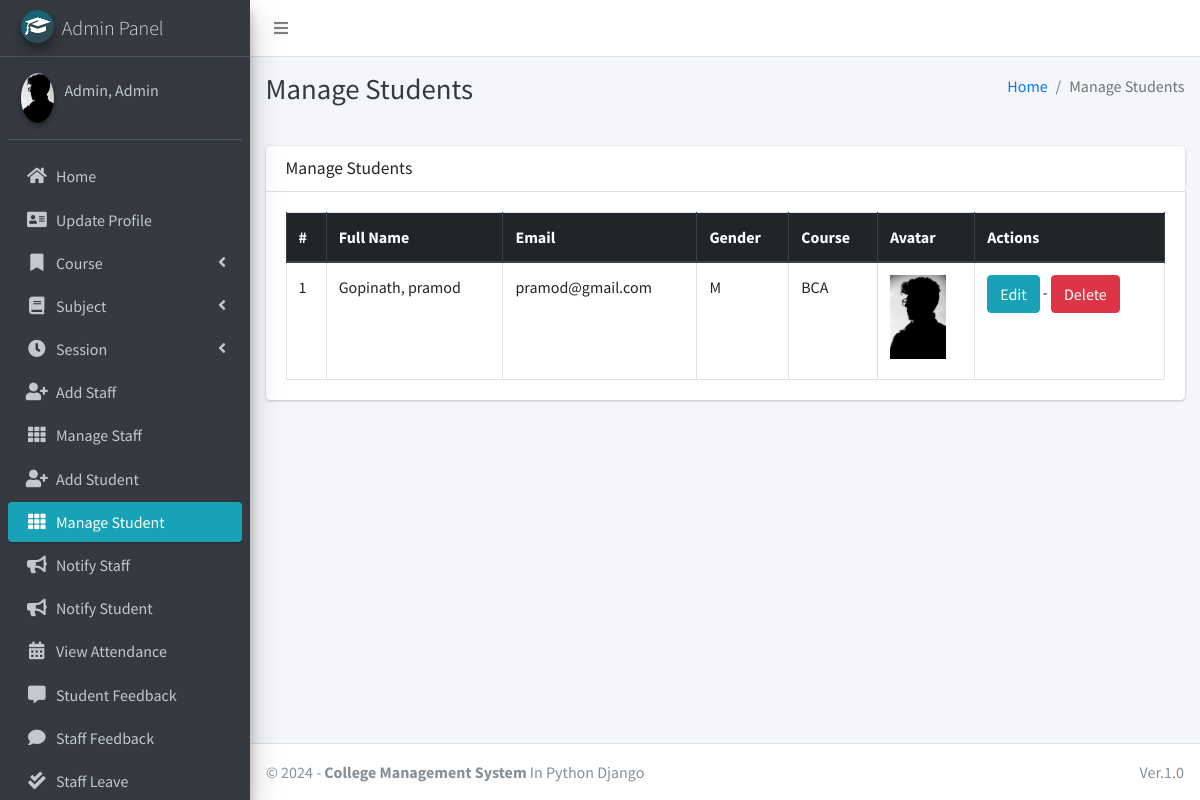
Page /student/manage/ (signed in) on the committed database.
### main_app/models.py (models this page shows, shortened)
class CustomUser(AbstractUser):
    USER_TYPE = ((1, "HOD"), (2, "Staff"), (3, "Student"))
    GENDER = [("M", "Male"), ("F", "Female")]
    username = None  # Removed username, using email instead
    email = models.EmailField(unique=True)
    user_type = models.CharField(default=1, choices=USER_TYPE, max_length=1)
    gender = models.CharField(max_length=1, choices=GENDER)
    profile_pic = models.ImageField()
    address = models.TextField()
    fcm_token = models.TextField(default="")  # For firebase notifications
    created_at = models.DateTimeField(auto_now_add=True)
    updated_at = models.DateTimeField(auto_now=True)
    USERNAME_FIELD = "email"
    REQUIRED_FIELDS = []
    objects = CustomUserManager()
    def __str__(self):
        return self.last_name + ", " + self.first_name

class Student(models.Model):
    admin = models.OneToOneField(CustomUser, on_delete=models.CASCADE)
    course = models.ForeignKey(Course, on_delete=models.DO_NOTHING, null=True, blank=False)
    session = models.ForeignKey(Session, on_delete=models.DO_NOTHING, null=True)

class Course(models.Model):
    name = models.CharField(max_length=120)
    created_at = models.DateTimeField(auto_now_add=True)
    updated_at = models.DateTimeField(auto_now=True)

### main_app/hod_views.py (the view)
# urls.py: path("student/manage/", hod_views.manage_student, name='manage_student'),
def manage_student(request):
    students = CustomUser.objects.filter(user_type=3)
    context = {
        'students': students,
        'page_title': 'Manage Students'
    }
    return render(request, "hod_template/manage_student.html", context)

### main_app/templates/hod_template/manage_student.html
{% extends 'main_app/base.html' %}
{% load static %}
{% block page_title %}{{page_title}}{% endblock page_title %}
{% block content %}
<section class="content">
    <div class="container-fluid">
        <div class="row">
            <div class="col-md-12">
                <div class="card">
                    <div class="card-header">
                        <h3 class="card-title">{{page_title}}</h3>
                    </div>
                    <div class="card-body">
                        <table id="example2" class="table table-bordered table-hover">
                            <thead class="thead-dark">
                                <tr>
                                    <th>#</th>
                                    <th>Full Name</th>
                                    <th>Email</th>
                                    <th>Gender</th>
                                    <th>Course</th>
                                    <th>Avatar</th>
                                    <th>Actions</th>
                                </tr>
                            </thead>
                            <tbody>
                                {% for student in students %}
                                <tr>
                                    <td>{{ forloop.counter }}</td>
                                    <td>{{student.last_name}}, {{student.first_name}}</td>
                                    <td>{{student.email}}</td>
                                    <td>{{student.gender}}</td>
                                    <td>{{student.student.course.name}}</td>
                                    <td>
                                        {% if student.profile_pic == ""  %}
                                        No Image
                                        {% else %}
                                        <img class="img img-fluid mb-2" height="56" width="56"
                                            src="{{student.profile_pic}}" alt="">
                                        {% endif %}
                                    </td>
                                    <td><a href="{% url 'edit_student' student.student.id %}" class="btn btn-info">Edit</a> -
                                        <a href="{% url 'delete_student' student.student.id %}" class="btn btn-danger" onclick="return confirm('Are you sure about this ?')">Delete</a>
                                    </td>
                                </tr>
                                {% endfor %}
                            </tbody>
                        </table>
                    </div>
                </div>
            </div>
        </div>
    </div>
</section>
{% endblock content %}

### main_app/templates/main_app/sidebar_template.html (shortened to what this page needs)
{% load static %}
<aside class="main-sidebar sidebar-dark-info elevation-4">
    {% if request.user.user_type == '1' %}
    <a href="{% url 'admin_home' %}" class="brand-link">
        <img src="{% static 'dist/img/cmsl.png' %} " alt="AdminLTE Logo"
            class="brand-image img-circle elevation-3" >
        <span class="brand-text font-weight-light">Admin Panel</span>
    </a>
    <div class="sidebar">
        <div class="user-panel mt-3 pb-3 mb-3 d-flex">
            <div class="image">
                <img src="{{ request.user.profile_pic}}" class="img-circle elevation-2" alt="User Image">
            </div>
            <div class="info">
                <a href="#" class="d-block">{{user}}</a>
            </div>
        </div>
        <nav class="mt-2">
            <ul class="nav nav-pills nav-sidebar flex-column" data-widget="treeview" role="menu" data-accordion="false">
                <li class="nav-item">
                    {% url 'admin_home' as admin_home %}
                    <a href="{{admin_home}}" class="nav-link {% if admin_home == request.path %} active {% endif %}">
                        <i class="nav-icon fas fa-home"></i>
                        <p>
                            Home
                        </p>
                    </a>
                </li>
                <li class="nav-item">
                    {% url 'admin_view_profile' as admin_view_profile %}
                    <a href="{{admin_view_profile}}"
                        class="nav-link {% if admin_view_profile == request.path %} active {% endif %}">
                        <i class="nav-icon fas fa-address-card"></i>
                        <p>
                            Update Profile
                        </p>
                    </a>
                </li>
                <li class="nav-item has-treeview">
                    <a href="#" class="nav-link">
                        <i class="nav-icon fas fa-bookmark"></i>
                        <p>
                            Course
                            <i class="fas fa-angle-left right"></i>
                        </p>
                    </a>
                </li>
                <li class="nav-item has-treeview">
                    <a href="#" class="nav-link">
                        <i class="nav-icon fas fa-book"></i>
                        <p>
                            Subject
                            <i class="fas fa-angle-left right"></i>
                        </p>
                    </a>
                </li>
                <li class="nav-item has-treeview">
                    <a href="#" class="nav-link">
                        <i class="nav-icon fas fa-clock"></i>
                        <p>
                            Session
                            <i class="fas fa-angle-left right"></i>
                        </p>
                    </a>
                </li>
                <li class="nav-item">
                    {% url 'add_staff' as add_staff %}
                    <a href="{{add_staff}}" class="nav-link {% if add_staff == request.path %} active {% endif %}">
                        <i class="nav-icon fas fa-user-plus"></i>
                        <p>
                            Add Staff
                        </p>
                    </a>
                </li>
                <li class="nav-item">
                    {% url 'manage_staff' as manage_staff %}
                    {% url 'edit_staff' staff_id as edit_staff %}
                    <a href="{{manage_staff}}"
                        class="nav-link {% if manage_staff == request.path or request.path == edit_staff %} active {% endif %}">
                        <i class="nav-icon fas fa-th"></i>
                        <p>
                            Manage Staff
                        </p>
                    </a>
                </li>
                <li class="nav-item">
                    {% url 'add_student' as add_student%}
                    <a href="{{add_student}}" class="nav-link  {% if add_student == request.path %} active {% endif %}">
                        <i class="nav-icon fas fa-user-plus"></i>
                        <p>
                            Add Student
                        </p>
                    </a>
                </li>
                <li class="nav-item">
                    {% url 'manage_student' as manage_student %}
                    {% url 'edit_student' student_id as edit_student %}
                    <a href="{{manage_student}}"
                        class="nav-link  {% if edit_student == request.path or manage_student == request.path %} active {% endif %}">
                        <i class="nav-icon fas fa-th"></i>
                        <p>
                            Manage Student
                        </p>
                    </a>
                </li>
                <li class="nav-item">
                    {% url 'admin_notify_staff' as admin_notify_staff %}
                    <a href="{{admin_notify_staff}}"
                        class="nav-link {% if admin_notify_staff == request.path %} active {% endif %}">
                        <i class="nav-icon fas fa-bullhorn"></i>
                        <p>
                            Notify Staff
                        </p>
                    </a>
                </li>
                <li class="nav-item">
                    {% url 'admin_notify_student' as admin_notify_student %}
                    <a href="{{admin_notify_student}}"
                        class="nav-link {% if admin_notify_student == request.path %} active {% endif %}">
                        <i class="nav-icon fas fa-bullhorn"></i>
                        <p>
                            Notify Student
                        </p>
                    </a>
                </li>
                <li class="nav-item">
                    {% url 'admin_view_attendance' as admin_view_attendance %}
                <li class="nav-item">
                    <a href="{{admin_view_attendance}}"
                        class="nav-link  {% if admin_view_attendance == request.path %} active {% endif %}">
                        <i class="nav-icon fas fa-calendar-alt"></i>
                        <p>
                            View Attendance
                        </p>
                    </a>
                </li>
                <li class="nav-item">
                    {% url 'student_feedback_message' as student_feedback_message %}
                    <a href="{{ student_feedback_message }}"
                        class="nav-link  {% if student_feedback_message == request.path %} active {% endif %}">
                        <i class="nav-icon fas fa-comment-alt"></i>
                        <p>
                            Student Feedback
                        </p>
                    </a>
                </li>
                <li class="nav-item">
                    {% url 'staff_feedback_message' as staff_feedback_message %}
                    <a href="{{staff_feedback_message}}"
                        class="nav-link   {% if staff_feedback_message == request.path %} active {% endif %}">
                        <i class="nav-icon fas fa-comment"></i>
                        <p>
                            Staff Feedback
                        </p>
                    </a>
                </li>
                <li class="nav-item">
                    {% url 'view_staff_leave' as view_staff_leave %}
                    <a href="{{view_staff_leave}}"
                        class="nav-link  {% if view_staff_leave == request.path %} active {% endif %}">
                        <i class="nav-icon fas fa-check-double"></i>
                        <p>
                            Staff Leave
                        </p>
                    </a>
                </li>
                                        {% endif %}
                                    </ul>
                                </nav>
                            </div>
</aside>

### rows in the picture
CustomUser: user.profile_pic (picture), last_name+first_name "Admin, Admin"
CustomUser: last_name "Gopinath", first_name "pramod", email "pramod@gmail.com", gender "M", student.course.name "BCA", profile_pic (picture)

### other values in the picture
{{ page_title }} "Manage Students"
